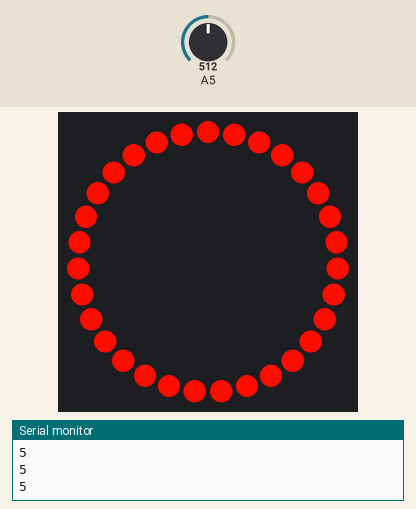
Recording of a program running on a simulated Arduino Uno, built with avr-gcc and run on an emulated ATmega328P. Shown: 31 RGB LEDs in a ring, first at the top, clockwise, the last lines printed to the serial monitor. Inputs (shaded band) come from the test bench; at power-on: A5 = 512. Dim RGB values are drawn brighter than linear.

Above: at 1.2 s.
1.3 s: A5 set to 716
At 2.6 s:
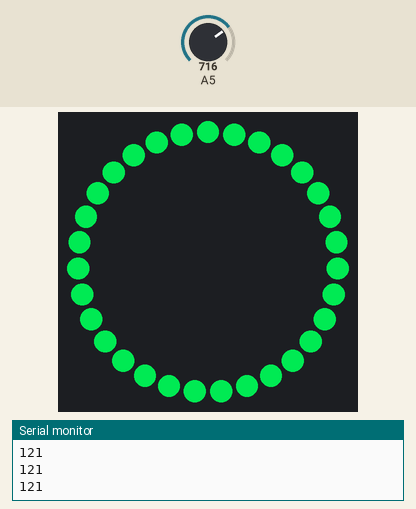
2.9 s: A5 set to 1023
At 3.9 s:
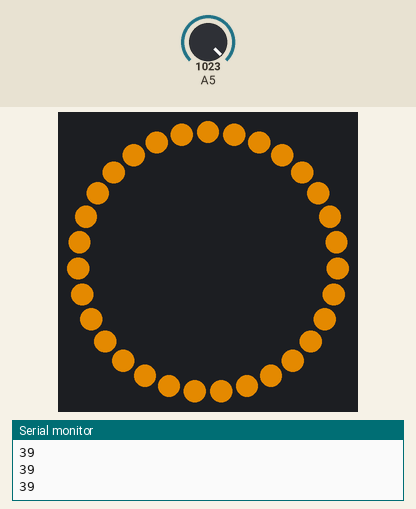
4.5 s: A5 set to 306
At 4.9 s:
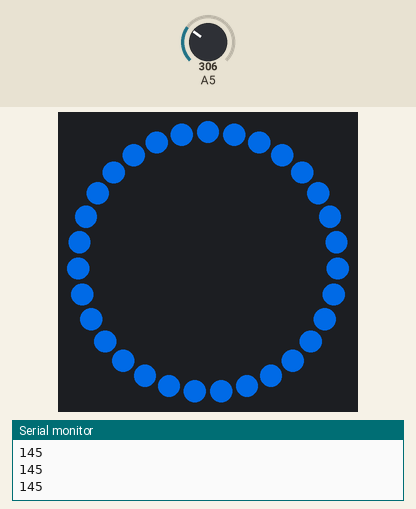
6.1 s: A5 set to 511
At 7.1 s:
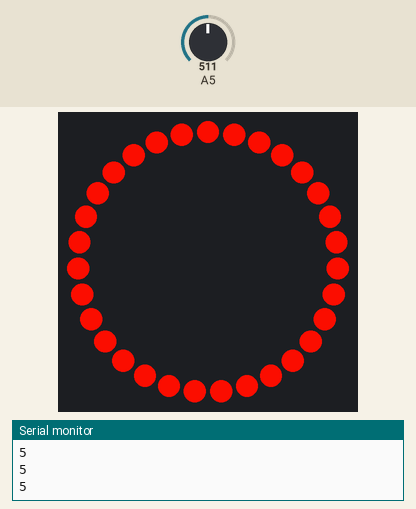
Timing chart, 0 to 8.7 s (numbered marks = the images above; inputs shaded):
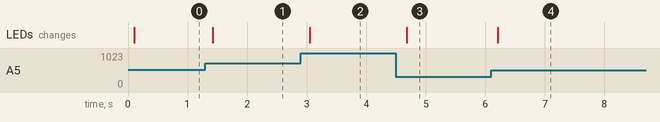

The program:

main.cpp
```cpp
#include <Arduino.h>
#include <FastLED.h>

#define LED_PIN 2
#define TOTAL_LEDS_OUTER_RING 12
#define TOTAL_LEDS_INNER_RING 19
#define TOTAL_LEDS (TOTAL_LEDS_INNER_RING + TOTAL_LEDS_OUTER_RING)

CRGBArray <TOTAL_LEDS_OUTER_RING + TOTAL_LEDS_INNER_RING> ledRing;
CRGB* ledInnerRing = &ledRing[TOTAL_LEDS_OUTER_RING];

uint16_t data;

void setup() {
  FastLED.addLeds<NEOPIXEL, LED_PIN>(ledRing, TOTAL_LEDS_INNER_RING + TOTAL_LEDS_OUTER_RING);
  fill_solid(ledRing, TOTAL_LEDS, CRGB::Black);

  Serial.begin(9600);
  Serial.println("Serial setup complete.");
}

// The fill_rainbow call doesn't support brightness levels.
void rainbow_wave(uint8_t thisSpeed, uint8_t deltaHue) {

  // Simple rainbow wave
  uint8_t thisHue = beatsin8(thisSpeed,0,255);
  // Simple rainbow march
  //  uint8_t thisHue = beat8(thisSpeed,255);

   fill_rainbow(ledRing, TOTAL_LEDS, thisHue, deltaHue);
}

double mapRange(double input, double oldMin, double oldMax, double newMin, double newMax) {
  return newMin + (input - oldMin) * (newMax - newMin) / (oldMax - oldMin);
}

void loop() {
  // Read data from the IR sensor
  data = analogRead(A5);
  //Serial.println(data);
  delay(100);
  uint8_t output = mapRange(data, 50, 500, 0, 255);
  Serial.println(output);

  fill_solid(ledRing, TOTAL_LEDS, CHSV(output, 255, 255));
  FastLED.show();

  // // Trigger the green lights on the ring
  // // if the data value within range
  // if(data < 100) {
  //   fill_solid(ledRing, TOTAL_LEDS, CRGB::Black);
  //   for(int i = 0; i < TOTAL_LEDS_OUTER_RING; i++){
  //     ledRing[i] = CRGB::Green;
  //     FastLED.show();
  //     delay(50);
  //   }
  //   fill_solid(ledRing, TOTAL_LEDS, CRGB::Green);
  //   FastLED.show();
  //   delay(100);
  //   fill_solid(ledRing, TOTAL_LEDS, CRGB::Black);
  //   FastLED.show();
  //   delay(100);
  //   fill_solid(ledRing, TOTAL_LEDS, CRGB::Green);
  //   FastLED.show();
  //   delay(500);
  // } else {
  //   rainbow_wave(10, 10);
  //   FastLED.show();
  // }
}
```

Measured:
- after the input at 1.3 s, the LEDs: change after 0.12 s (image 1)
- after the input at 2.9 s, the LEDs: change after 0.15 s (image 2)
- after the input at 4.5 s, the LEDs: change after 0.18 s (image 3)
- after the input at 6.1 s, the LEDs: change after 0.11 s (image 4)
